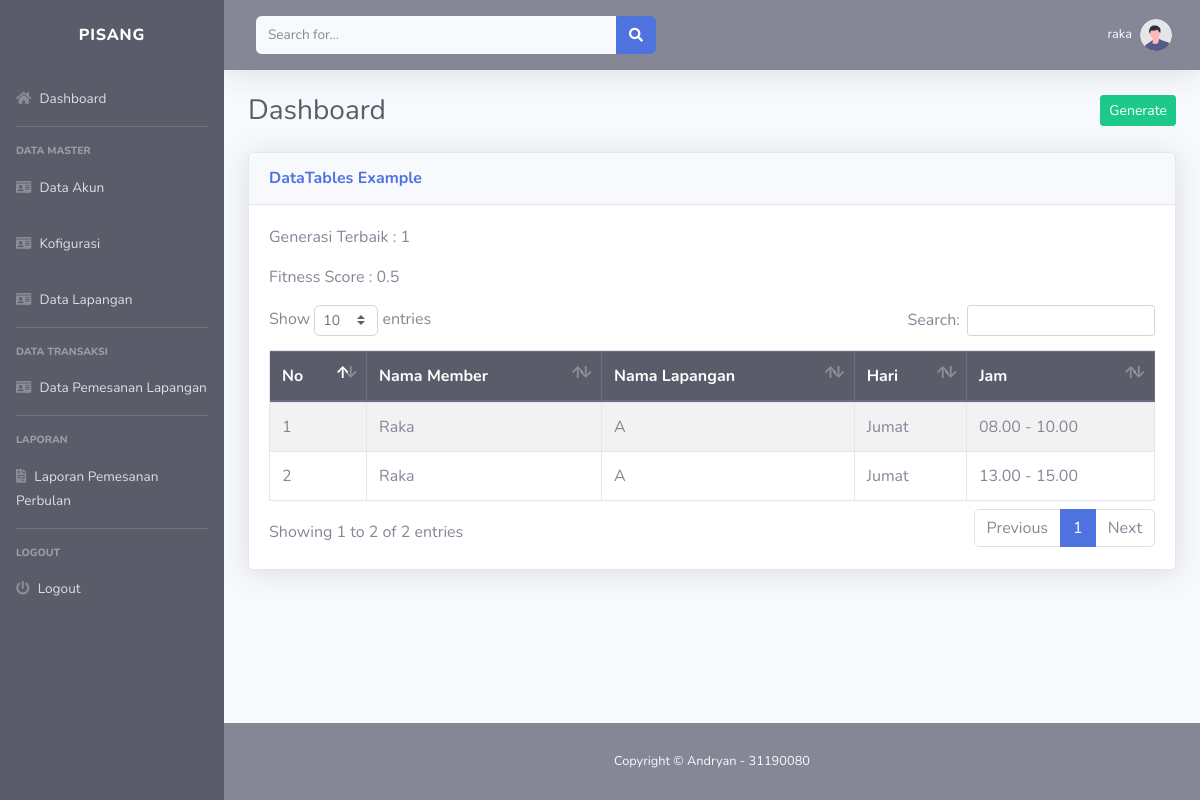
Page /adm/index.php (signed in) on the committed database.
### tables this page shows
CREATE TABLE `data_jadwal` (
  `id_jadwal` int(11) NOT NULL,
  `id_lapangan` varchar(4) NOT NULL,
  `id_user` int(8) NOT NULL,
  `id_hari` varchar(2) NOT NULL,
  `id_jam` varchar(2) NOT NULL,
  `best_generation` int(11) NOT NULL,
  `fitness_score` varchar(30) NOT NULL
);

CREATE TABLE `data_user` (
  `id_user` int(8) NOT NULL,
  `nama_user` varchar(100) NOT NULL,
  `no_tlp` varchar(16) NOT NULL,
  `alamat` varchar(255) NOT NULL,
  `tipe_akun` varchar(16) NOT NULL,
  `username` varchar(16) NOT NULL,
  `password` varchar(16) NOT NULL
);

CREATE TABLE `data_lapangan` (
  `id_lapangan` varchar(4) NOT NULL,
  `nama_lapangan` varchar(255) NOT NULL,
  `alamat` varchar(255) NOT NULL
);

CREATE TABLE `data_hari` (
  `id_hari` varchar(2) NOT NULL,
  `hari` varchar(100) NOT NULL
);

CREATE TABLE `data_jam` (
  `id_jam` varchar(2) NOT NULL,
  `jam` varchar(100) NOT NULL
);

### adm/index.php (the view, shortened to what this page needs)
<?php
include '../function.php';
?>
<!DOCTYPE html>
<html lang="en">
    <head>
        <?php include "../layout/header.php"; ?>
    </head>
    <body id="page-top">
        <div id="wrapper">
            <?php include "sidebar.php"; ?>
            <div id="content-wrapper" class="d-flex flex-column">
                <div id="content">
                    <?php include "../layout/topbar.php"?>
                    <div class="container-fluid">
                        <div class="d-sm-flex align-items-center justify-content-between mb-4">
                            <h1 class="h3 mb-0 text-gray-800">Dashboard</h1>
                            <button href="export_stock.php" role="button" class="btn btn-success btn-sm" id="generate-jadwal-button" >
                                Generate
                            </button>
                        </div>
                        <div class="card shadow mb-4">
                            <div class="card-header py-3">
                                <h6 class="m-0 font-weight-bold text-primary">
                                    DataTables Example
                                </h6>
                            </div>
                            <div class="card-body">
                                <div class="table-responsive table-striped">
                                    <?php
                                    $query_get_genfit = "SELECT best_generation, fitness_score FROM data_jadwal";
                                    $result_get_genfit = mysqli_query($conn, $query_get_genfit);
                                    $row_genfit = mysqli_fetch_assoc($result_get_genfit);
                                    ?>
                                    <P>Generasi Terbaik : <?php echo $row_genfit['best_generation']; ?></P>
                                    <p>Fitness Score : <?php echo $row_genfit['fitness_score']; ?></p>
                                    <table class="table table-bordered" id="dataTable" width="100%" cellspacing="0">
                                        <thead class="thead-dark">
                                            <tr>
                                                <th>No</th>
                                                <th>Nama Member</th>
                                                <th>Nama Lapangan</th>
                                                <th>Hari</th>
                                                <th>Jam</th>
                                            </tr>
                                        </thead>
                                        <tbody>
                                        <?php
                                            $dataStock = mysqli_query($conn, "SELECT * FROM data_jadwal masuk, data_lapangan daftarLapangan, data_user daftarUser, data_hari daftarHari, data_jam daftarJam
                                                                        WHERE daftarLapangan.id_lapangan = masuk.id_lapangan && masuk.id_user = daftarUser.id_user && masuk.id_hari = daftarHari.id_hari && masuk.id_jam = daftarJam.id_jam");
                                            $i = 1;
                                            while ($data = mysqli_fetch_array($dataStock)) {
                                                $namaUser = $data['nama_user'];
                                                $namaLapangan = $data['nama_lapangan'];
                                                $namaHari = $data['hari'];
                                                $namaJam = $data['jam'];
                                            ?>
                                            <tr>
                                                <td><?= $i++; ?></td>
                                                <td><?= ucwords($namaUser); ?></td>
                                                <td><?= ucwords($namaLapangan); ?></td>
                                                <td><?= $namaHari; ?></td>
                                                <td><?= $namaJam; ?></td>
                                            </tr>
                                            <?php
                                            }
                                            ?>
                                        </tbody>
                                    </table>
                                </div>
                            </div>
                        </div>
                    </div>
                </div>
                <?php include "../layout/footer.php"; ?>
            </div>
         </div>
    </body>
</html>

### rows in the picture
data_jadwal: id_user.nama_user "Raka", id_lapangan.nama_lapangan "A", id_hari.hari "Jumat", id_jam.jam "08.00 - 10.00"
data_jadwal: id_user.nama_user "Raka", id_lapangan.nama_lapangan "A", id_hari.hari "Jumat", id_jam.jam "13.00 - 15.00"

### other values in the picture
$_SESSION['nama'] "raka"
$row_genfit['best_generation'] "1"
$row_genfit['fitness_score'] "0.5"
